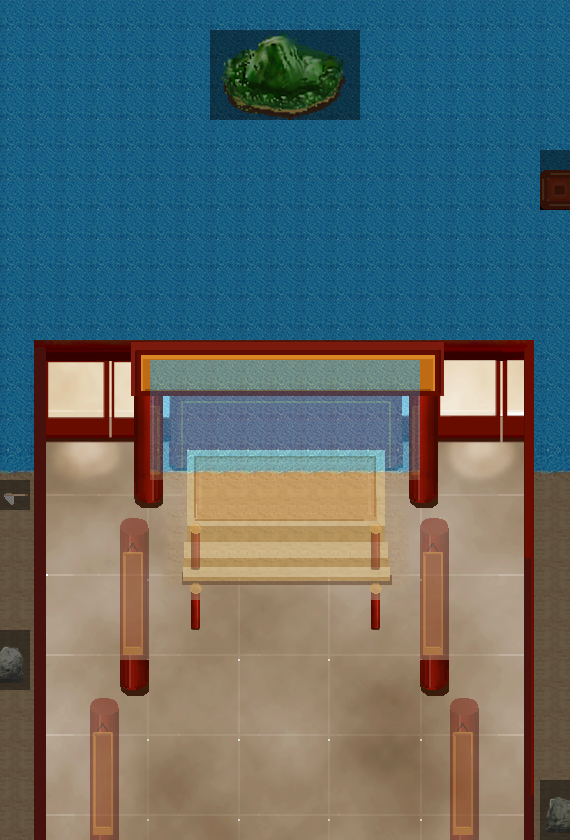

A 2D game scene composited from a Tiled map and its tileset images. What follows is a short description and the map's XML, with each tile layer's data collapsed to a summary:
An orthogonal 19x28 tile map with 30x30 px tiles, 5 tile layers (lower, throne_lower, middle, throne_layer, ...), 10 tilesets and 31 objects (20x VillageObject, 5x NPC, 2x Path, Lion_Bottom_Right, PlayerStart, ...).

<map version="1.0" tiledversion="1.1.4" orientation="orthogonal" renderorder="left-down" width="19" height="28" tilewidth="30" tileheight="30" infinite="0" nextobjectid="51">
 <properties>
  <property name="superInteract" type="bool" value="true" />
 </properties>
 <tileset firstgid="1" source="throneroom.tsx" />
 <tileset firstgid="443" source="throneobjects.tsx" />
 <tileset firstgid="452" source="village_tiles.tsx" />
 <tileset firstgid="1098" source="throne.tsx" />
 <tileset firstgid="1099" name="Villager Placeholder" tilewidth="30" tileheight="50" tilecount="12" columns="3">
  <image source="../sprites/villager1.png" width="90" height="200" />
  <tile id="6">
   <properties>
    <property name="NPC" value="Wukong" />
   </properties>
  </tile>
 </tileset>
 <tileset firstgid="1111" source="gold4.tsx" />
 <tileset firstgid="1112" source="gold1.tsx" />
 <tileset firstgid="1113" source="gold2.tsx" />
 <tileset firstgid="1114" source="gold3.tsx" />
 <tileset firstgid="1115" source="boat.tsx" />
 <layer name="lower" width="19" height="28">
  <data>[532 cells, 496 non-empty, 213 distinct tile ids]</data>
 </layer>
 <layer name="throne_lower" width="19" height="28" opacity="0.45">
  <data>[532 cells, 328 non-empty, 37 distinct tile ids]</data>
 </layer>
 <layer name="middle" width="19" height="28">
  <data>[532 cells, 165 non-empty, 74 distinct tile ids]</data>
 </layer>
 <layer name="throne_layer" width="19" height="28" opacity="0.44">
  <data>[532 cells, 109 non-empty, 32 distinct tile ids]</data>
 </layer>
 <objectgroup name="objects">
  <object id="33" name="Gold1" type="VillageObject" gid="1111" x="217.5" y="592.5" width="60" height="60" visible="0" />
  <object id="34" name="Gold2" type="VillageObject" gid="1113" x="82.5" y="577.5" width="100" height="90" visible="0" />
  <object id="35" name="Gold3" type="VillageObject" gid="1114" x="255" y="517.5" width="100" height="90" visible="0" />
  <object id="36" name="Gold4" type="VillageObject" gid="1112" x="307.5" y="645" width="100" height="90" visible="0" />
  <object id="4" name="ThroneEvent" type="VillageObject" gid="569" x="270" y="59" width="30" height="30" visible="0">
   <properties>
    <property name="onstart">this.triggerIsland = function(caller, player, world, worldAdapter){
	this.removeThrone = function(caller, player, world, worldAdapter){};
	world.getChild("throne_layer").drawEnabled = false;
	world.getChild("throne_lower").drawEnabled = false;
	world.getObject("Throne").drawEnabled = false;
	world.getObject("Lion_Top_Left").drawEnabled = false;
	world.getObject("Lion_Bottom_Left").drawEnabled = false;
	world.getObject("Lion_Top_Right").drawEnabled = false;
	world.getObject("Lion_Bottom_Right").drawEnabled = false;
}
this.closePortal =  function(caller, player, world, worldAdapter){
	world.getChild("throne_layer").drawEnabled = true;
	world.getChild("throne_lower").drawEnabled = true;
	world.getObject("Throne").drawEnabled = true;
	world.getObject("Lion_Top_Left").drawEnabled = true;
	world.getObject("Lion_Bottom_Left").drawEnabled = true;
	world.getObject("Lion_Top_Right").drawEnabled = true;
	world.getObject("Lion_Bottom_Right").drawEnabled = true;
	world.getChild("triggers").getChild("LeaveChange1").interactEnabled = true;
}
this.triggerBoat = function(caller, player, world, worldAdapter){
	world.getObject("Boat").parameters.visible = true;
}
this.loadBoat = function(caller, player, world, worldAdapter, loadCompleted){
	var boat = world.getObject("Boat");
	function loadIncrease(){
		++boat.properties.loadCount;
		if(boat.properties.loadCount == 4){
			world.getObject("Emperor").enterBoat(loadIncrease);
		}
		if(boat.properties.loadCount == 5){
			world.getObject("Guard 1").enterBoat(loadIncrease);
			world.getObject("Guard 2").enterBoat(loadIncrease);
			world.getObject("Main Guard").enterBoat(loadIncrease);
		}
		if(boat.properties.loadCount &gt;= 8){
			loadCompleted();
		}		
	}
	for(var i = 1; i &lt;= 4; ++i){
		world.objects.removeChild("Gold" + i);
		 loadIncrease();
	}
}
this.rideBoat = function(caller, player, world, worldAdapter){
	game.display.camera.target = world.getObject("Boat");
	world.getObject("Boat").properties.isMoving = true;
}
this.triggerMoney = function(caller, player, world, worldAdaper){
	for(var i = 1; i &lt;= 4; ++i){
		world.getObject("Gold" + i).parameters.visible = true;
	}
	console.log("Whoo money!");
}
this.triggerBanners = function(caller, player, world, worldAdapter){
	console.log("Whoo power!");
}</property>
   </properties>
  </object>
  <object id="5" name="Lion_Bottom_Left" type="VillageObject" gid="692" x="194" y="521" width="30" height="30">
   <properties>
    <property name="walkable" type="bool" value="false" />
   </properties>
  </object>
  <object id="7" name="Lion_Bottom_Right" gid="695" x="346" y="521" width="30" height="30">
   <properties>
    <property name="walkable" type="bool" value="false" />
   </properties>
  </object>
  <object id="8" name="Light_Bottom_Left" type="VillageObject" gid="447" x="70" y="418" width="40" height="40" />
  <object id="10" name="Light_Top_Left" type="VillageObject" gid="444" x="70" y="378" width="40" height="40" />
  <object id="11" name="Light_Bottom_Right" type="VillageObject" gid="447" x="460" y="418" width="40" height="40" />
  <object id="12" name="Light_Top_Right" type="VillageObject" gid="444" x="460" y="378" width="40" height="40" />
  <object id="13" name="Throne" type="VillageObject" gid="1098" x="217.5" y="495" width="138" height="93" />
  <object id="14" name="Lion_Top_Right" type="VillageObject" gid="676" x="346" y="491" width="30" height="30" />
  <object id="15" name="Lion_Top_Left" type="VillageObject" gid="673" x="194" y="491" width="30" height="30" />
  </objectgroup>
 <objectgroup name="triggers">
  <!-- 2 objects omitted --></objectgroup>
 <layer name="high" width="19" height="28" opacity="0.47">
  <data>[532 cells, 53 non-empty, 37 distinct tile ids]</data>
 </layer>
</map>
<!-- 17 of 31 objects omitted -->
